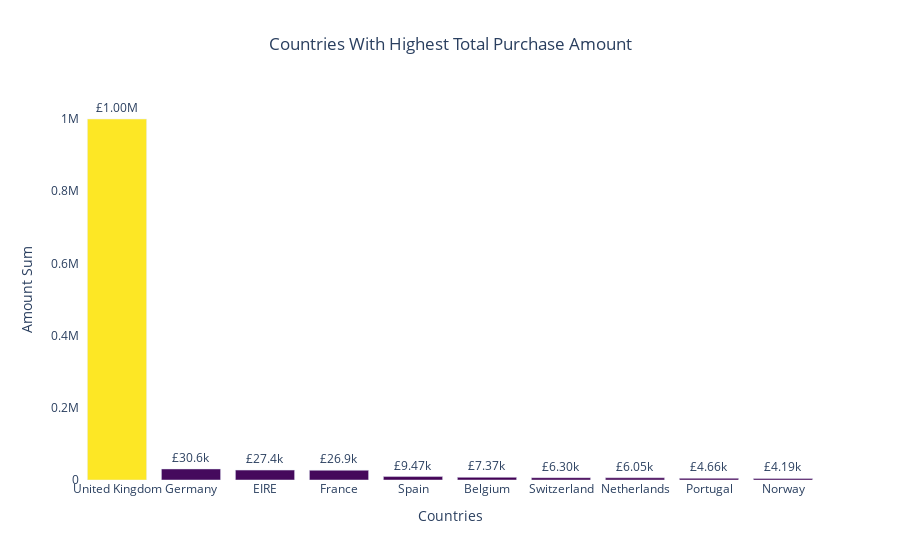

The cell this chart's notebook holds for it:
### Code cell
# "Countries With Highest Total Purchase Amount"

purchase = df.groupby(["Country"], as_index=False)["TotalPrice"].agg("sum")
most_purchase_countries = purchase.sort_values("TotalPrice", ascending=False).head(10)
fig = go.Figure(data=[go.Bar(x=most_purchase_countries["Country"].astype(str),
                             y=most_purchase_countries["TotalPrice"],
                             marker={"color": most_purchase_countries["TotalPrice"],
                                     "colorscale": "viridis"})])

fig.update_traces(texttemplate= "£%{y:.3s}",textposition= "outside")
fig.update_layout(title="Countries With Highest Total Purchase Amount",
                  title_x= 0.5,
                  xaxis_title= "Countries",
                  yaxis_title= "Amount Sum",
                  plot_bgcolor= "white")
fig.show()

### Figure 1 — Plotly figure (JSON) as saved in the notebook; plotly's stock layout.template omitted (floating-point values rounded to 4 significant figures)
{"data": [{"marker": {"color": [999700.0, 30630.0, 27450.0, 26950.0, 9472.0, 7370.0, 6301.0, 6050.0, 4664.0, 4192.0], "colorscale": [[0, "#440154"], [0.1111, "#482878"], [0.2222, "#3e4989"], [0.3333, "#31688e"], [0.4444, "#26828e"], [0.5556, "#1f9e89"], [0.6667, "#35b779"], [0.7778, "#6ece58"], [0.8889, "#b5de2b"], [1, "#fde725"]]}, "textposition": "outside", "texttemplate": "£%{y:.3s}", "type": "bar", "x": ["United Kingdom", "Germany", "EIRE", "France", "Spain", "Belgium", "Switzerland", "Netherlands", "Portugal", "Norway"], "y": [999700.0, 30630.0, 27450.0, 26950.0, 9472.0, 7370.0, 6301.0, 6050.0, 4664.0, 4192.0]}], "layout": {"plot_bgcolor": "white", "title": {"text": "Countries With Highest Total Purchase Amount", "x": 0.5}, "xaxis": {"title": {"text": "Countries"}}, "yaxis": {"title": {"text": "Amount Sum"}}}}
